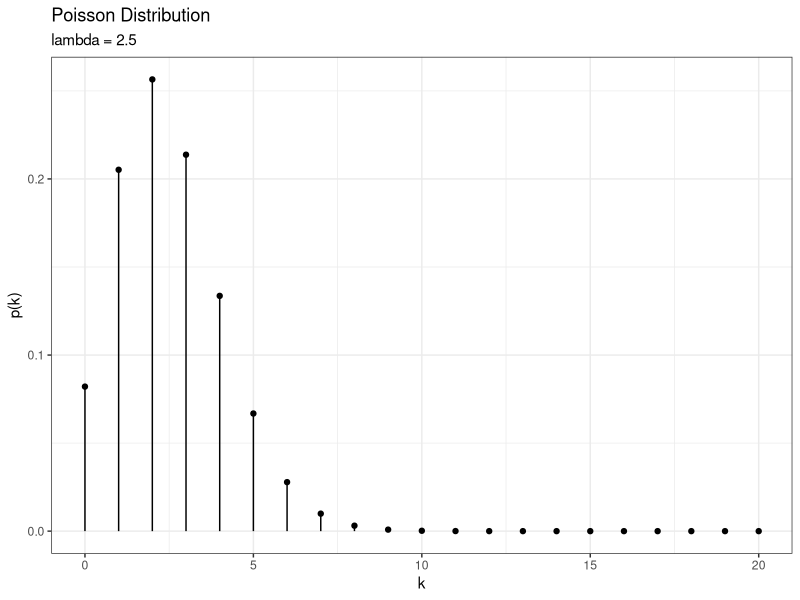
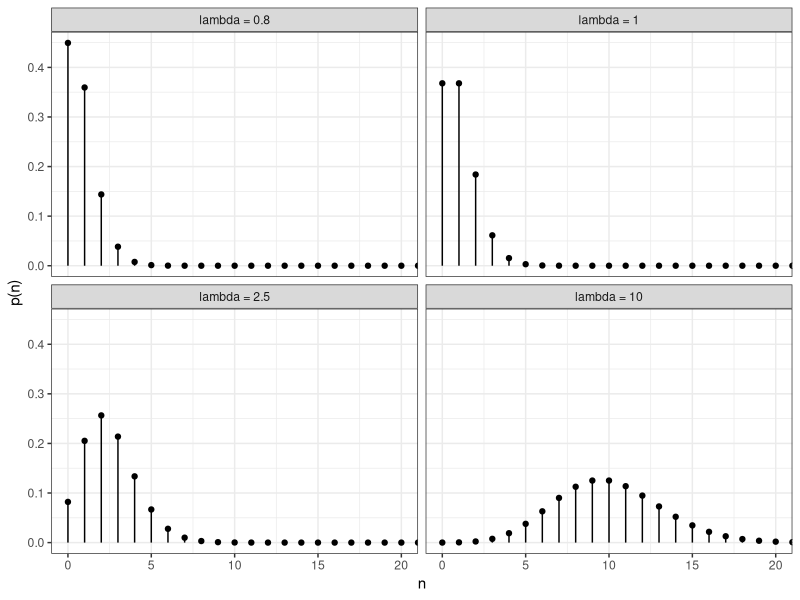
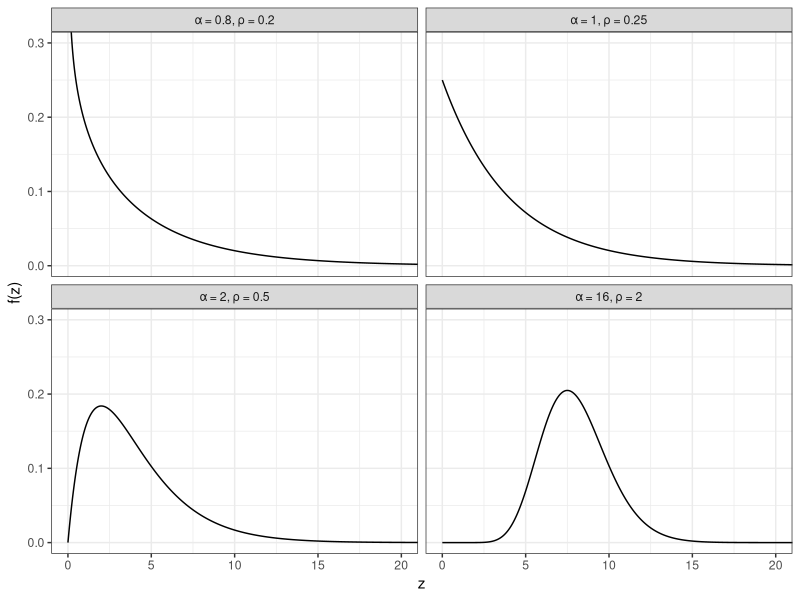
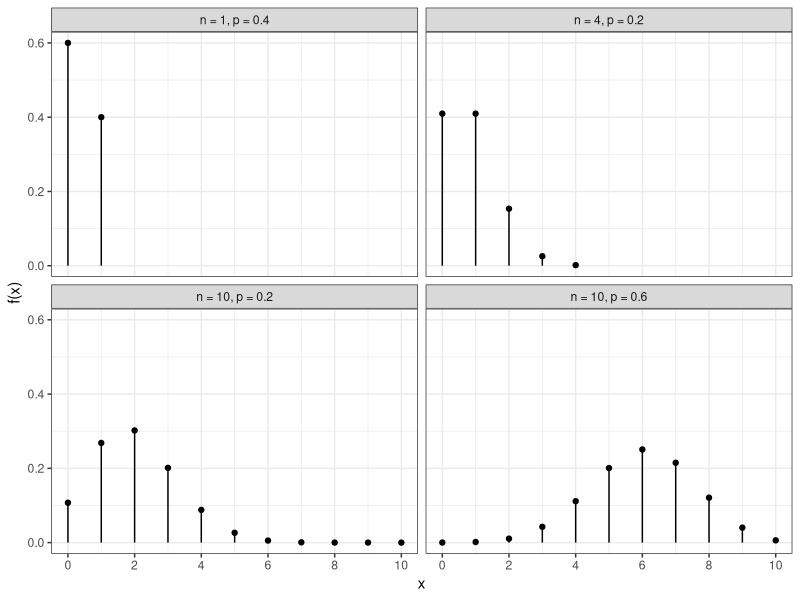

Here is the R script that generated these plots, in order:
library(tidyverse)
library(knitr)
library(kableExtra)

theme_set(theme_bw())




# Poisson ####

lambda = 2.5

tibble(
  x = 0:20
) %>% 
  mutate(
    y = dpois(x = x, lambda = lambda)
  ) %>% 
  ggplot(aes(x = x, y = y)) +
  geom_point() +
  geom_segment(aes(xend = x),
               yend = 0) +
  labs(x = "k", y = "p(k)",
       title = "Poisson Distribution",
       subtitle = str_c("lambda = ", lambda))



# tibble(x = 0:20) %>% 
#   crossing(
#     tibble(
#       lambda = c(.8, 1, 2.5, 10)
#     )
#   ) %>% 
#   mutate(
#     y = dpois(x = x, lambda = lambda),
#     lambda_label = str_c("lambda = ", lambda) %>% 
#       fct_inorder()
#   ) %>% 
#   ggplot(aes(x = x, y = y)) +
#   geom_point() +
#   geom_segment(
#     aes(xend = x),
#     yend = 0
#   ) +
#   facet_wrap(~lambda_label) +
#   labs(
#     x = "k", y = "p(k)",
#     title = "Poisson Distribution"
#   )

tibble(x = 0:22) %>% 
  crossing(
    tibble(
      lambda = c(.8, 1, 2.5, 10)
    )
  ) %>% 
  mutate(
    y = dpois(x = x, lambda = lambda),
    lambda_label = str_c("lambda = ", lambda) %>% 
      fct_inorder()
  ) %>% 
  ggplot(aes(x = x, y = y)) +
  geom_point() +
  geom_segment(
    aes(xend = x),
    yend = 0
  ) +
  facet_wrap(~lambda_label) +
  coord_cartesian(
    xlim = c(0, 20)
  ) +
  labs(
    x = "n", y = "p(n)"
  )


# Gamma ####


tibble(x = seq(from = 0, to = 25, by = .01)) %>% 
  crossing(
    tibble(
      alpha = c(.8, 1, 2, 16),
      rho = c(.2, .25, .5, 2)
    )
  ) %>% 
  mutate(
    y = dgamma(x = x, shape = alpha, rate = rho),
    # label = str_c("alpha = ", alpha, ", rho = ", rho) %>% 
    #   fct_inorder()
    label = str_c("\u03b1 = ", alpha, ", \u03c1 = ", rho) %>% 
      fct_inorder()
  ) %>% 
  ggplot(aes(x = x, y = y)) +
  geom_line() +
  facet_wrap(~label) +
  coord_cartesian(
    ylim = c(0, .3),
    xlim = c(0, 20)
  ) +
  labs(
    x = "z", y = "f(z)"
  )






# Binomial ####


tibble(x = seq(from = 0, to = 10, by = 1)) %>% 
  crossing(
    tibble(
      n = c(1, 4, 10, 10),
      p = c(.4, .2, .2, .6)
    )
  ) %>%
  filter(x <= n) %>% 
  mutate(
    y = dbinom(x = x, size = n, prob = p),
    # label = str_c("alpha = ", alpha, ", rho = ", rho) %>% 
    #   fct_inorder()
    label = str_c("n = ", n, ", p = ", p) %>% 
      fct_inorder()
  ) %>%
  ggplot(aes(x = x, y = y)) +
  geom_point() +
  geom_segment(aes(xend = x),
               yend = 0) +
  facet_wrap(~label) +
  coord_cartesian(
    # ylim = c(0, .3),
    xlim = c(0, 10)
  ) +
  labs(
    x = "x", y = "f(x)"
  ) +
  scale_x_continuous(breaks = seq(from = 0, to = 10, by = 2))
